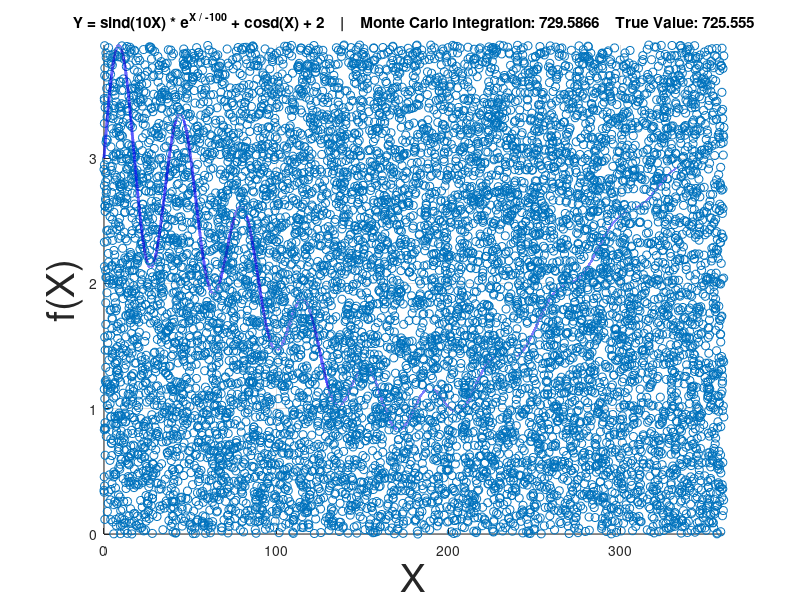

Recreate this plot in MATLAB. (Note: this script raises an error after producing the figure.)
%%% EE372 - Modeling and Simulation - Assignment 5 - Monte Carlo
%%% Jared Jackson
%%% Due Mar 13th

%%% This code is written to calculate integrals using monte carlo integration.
%%%
%%% If you see monte carlo in the name, its going to involve random sampling
%%% in order to reach some numerical answer. In this case, monte carlo
%%% integraton involves picking points at random and seeing if they fall within
%%% some bounding shape. The ratio of points in and out of the shape can then be
%%% used to calculate the area of the shape. If you pick the shapes correctly,
%%% this will give you the area under the curve, or the integral.

%%% Test equations
%   1) y = x.^2 from 0 to 10 => 333.33
%   2) y = tand(x) from 0 to 90 => \inf
%   3) y = sqrt(16 - x.^2) from 0 to 4 => 12.566
%   4) y = sind(10 * x) .* exp(x / -100) + cosd(x) + 2 from 0 to 360 => 725.555

%%% Just MATLAB Things %%%%%%%%%%%%%%%%%%%%%%%%%%%%%%%%%%%%%%%%%%%%%%%%%%%%%%%%%
close all; clear variables; clc;
%%%%%%%%%%%%%%%%%%%%%%%%%%%%%%%%%%%%%%%%%%%%%%%%%%%%%%%%%%%%%%%%%%%%%%%%%%%%%%%%

%%% Time Time Time
tic

%%% Parameters %%%%%%%%%%%%%%%%%%%%%%%%%%%%%%%%%%%%%%%%%%%%%%%%%%%%%%%%%%%%%%%%%

%%% Time step for the function
Ts = 1e-3;

%%% Integral lower bounds
Start = 0;

%%% Integral upper bounds
Stop = 360;

%%% How many points to use for monte carlo integration
Points = 1e4;

%%% Which test equation to use. 1 - 4 accepted, anything else defualts to 1
Equ = 4;

%%%%%%%%%%%%%%%%%%%%%%%%%%%%%%%%%%%%%%%%%%%%%%%%%%%%%%%%%%%%%%%%%%%%%%%%%%%%%%%%

%%% X interval broken up into time steps
x = Start:Ts:Stop;

%%% Selects the equation to use basted on user choice
switch Equ
	case 1
		y = x.^2;
		Equ = 'Y = X^2';
		Ans = '333.33';
	case 2
		y = tand(x);
		Equ = 'Y = tand(X)';
		Ans = '';
	case 3
		y = sqrt(16 - x.^2);
		Equ = 'Y = sqrt(16 - X^2)';
		Ans = '12.566';
	case 4
		y = sind(10 * x) .* exp(x / -100) + cosd(x) + 2;
		Equ = 'Y = sind(10X) * e^{X / -100} + cosd(X) + 2';
		Ans = '725.555';
	otherwise
		y = x.^2;
end

%%% Bounding box for area calculation
yMax = max(y);
yMin = 0;

%%% Area of the rectangle bounding the function over the interval
rArea = (Stop - Start) * (yMax - yMin);

%%% How many points are below the function
below = 0;

%%% Keeps track of random points to be ploted later
xP = zeros(1, Points);
yP = zeros(1, Points);

%%% Picks Points random points for monte carlo integration
for i = 1:Points

	%%% Random X position aligned to the time step
	xP(i) = randi([1 length(x)]);

	%%% Random Y from 0 to yMax
	yP(i) = yMax * rand(1);

	%%% If the point is below the function increment below
	if yP(i) < y( xP(i) )
		below = below + 1;
	end

end

%%% Estimate the integral with monte carlo integration
area_estimation = rArea * (below / Points);

%%% Don't let plot override scatter
hold on;

%%% Plots the random points
scatter( (xP * Ts), yP, 'r.');

%%% Plots the equation being integrated
plot(x, y, '-b', "LineWidth", 2);

%%% Set window to be the bounding box
set(gca, "XLim", [Start Stop], "YLim", [yMin yMax]);

%%% Fromating the graph
grid on;
xlabel('X', 'FontSize', 28);
ylabel('f(X)', 'FontSize', 28);
t = title([Equ '    |    Monte Carlo Integration: ' num2str(area_estimation) ...
			'    True Value: ' Ans]);
t.FontSize = 28;

%%% See What's Become Of Me
toc